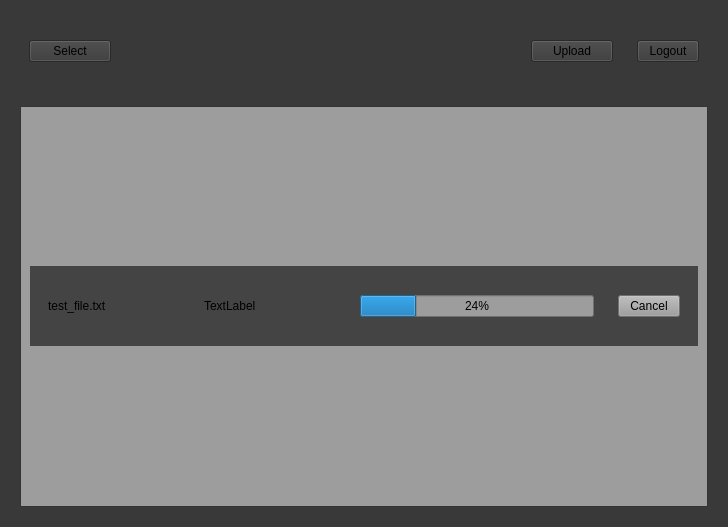
<?xml version="1.0" encoding="UTF-8"?>
<ui version="4.0">
 <class>Upload</class>
 <widget class="QWidget" name="Upload">
  <property name="geometry">
   <rect>
    <x>0</x>
    <y>0</y>
    <width>728</width>
    <height>527</height>
   </rect>
  </property>
  <property name="windowTitle">
   <string>Savefor - Upload</string>
  </property>
  <property name="styleSheet">
   <string notr="true">background-color: rgb(57, 57, 57);</string>
  </property>
  <layout class="QVBoxLayout" name="verticalLayout">
   <item>
    <widget class="QFrame" name="buttons_frame">
     <property name="minimumSize">
      <size>
       <width>0</width>
       <height>80</height>
      </size>
     </property>
     <property name="maximumSize">
      <size>
       <width>16777215</width>
       <height>80</height>
      </size>
     </property>
     <property name="frameShape">
      <enum>QFrame::NoFrame</enum>
     </property>
     <property name="frameShadow">
      <enum>QFrame::Raised</enum>
     </property>
     <layout class="QHBoxLayout" name="horizontalLayout">
      <item>
       <widget class="QFrame" name="select_frame">
        <property name="maximumSize">
         <size>
          <width>100</width>
          <height>16777215</height>
         </size>
        </property>
        <property name="frameShape">
         <enum>QFrame::NoFrame</enum>
        </property>
        <property name="frameShadow">
         <enum>QFrame::Raised</enum>
        </property>
        <layout class="QHBoxLayout" name="horizontalLayout_3">
         <item>
          <widget class="QPushButton" name="select_button">
           <property name="text">
            <string>Select</string>
           </property>
          </widget>
         </item>
        </layout>
       </widget>
      </item>
      <item>
       <widget class="QFrame" name="filename_frame">
        <property name="frameShape">
         <enum>QFrame::NoFrame</enum>
        </property>
        <property name="frameShadow">
         <enum>QFrame::Raised</enum>
        </property>
        <layout class="QHBoxLayout" name="horizontalLayout_4">
         <item>
          <widget class="QLabel" name="filename_label">
           <property name="text">
            <string/>
           </property>
          </widget>
         </item>
        </layout>
       </widget>
      </item>
      <item>
       <widget class="QFrame" name="upload_frame">
        <property name="maximumSize">
         <size>
          <width>100</width>
          <height>16777215</height>
         </size>
        </property>
        <property name="frameShape">
         <enum>QFrame::NoFrame</enum>
        </property>
        <property name="frameShadow">
         <enum>QFrame::Raised</enum>
        </property>
        <layout class="QHBoxLayout" name="horizontalLayout_2">
         <item>
          <widget class="QPushButton" name="upload_button">
           <property name="text">
            <string>Upload</string>
           </property>
          </widget>
         </item>
        </layout>
       </widget>
      </item>
      <item>
       <widget class="QFrame" name="logout_frame">
        <property name="minimumSize">
         <size>
          <width>80</width>
          <height>0</height>
         </size>
        </property>
        <property name="maximumSize">
         <size>
          <width>80</width>
          <height>16777215</height>
         </size>
        </property>
        <property name="frameShape">
         <enum>QFrame::NoFrame</enum>
        </property>
        <property name="frameShadow">
         <enum>QFrame::Raised</enum>
        </property>
        <layout class="QHBoxLayout" name="horizontalLayout_11">
         <item>
          <widget class="QPushButton" name="logout_button">
           <property name="text">
            <string>Logout</string>
           </property>
          </widget>
         </item>
        </layout>
       </widget>
      </item>
     </layout>
    </widget>
   </item>
   <item>
    <widget class="QFrame" name="content_frame">
     <property name="frameShape">
      <enum>QFrame::NoFrame</enum>
     </property>
     <property name="frameShadow">
      <enum>QFrame::Raised</enum>
     </property>
     <layout class="QHBoxLayout" name="horizontalLayout_5">
      <item>
       <widget class="QScrollArea" name="upload_scrollArea">
        <property name="styleSheet">
         <string notr="true">QWidget {
	background-color: rgb(157, 157, 157);
}

QFrame {
	
	background-color: rgb(68, 68, 68);
}</string>
        </property>
        <property name="widgetResizable">
         <bool>true</bool>
        </property>
        <widget class="QWidget" name="scrollAreaWidgetContents">
         <property name="geometry">
          <rect>
           <x>0</x>
           <y>0</y>
           <width>710</width>
           <height>426</height>
          </rect>
         </property>
         <layout class="QVBoxLayout" name="verticalLayout_2">
          <item>
           <widget class="QFrame" name="file_frame">
            <property name="minimumSize">
             <size>
              <width>0</width>
              <height>80</height>
             </size>
            </property>
            <property name="maximumSize">
             <size>
              <width>16777215</width>
              <height>80</height>
             </size>
            </property>
            <property name="frameShape">
             <enum>QFrame::NoFrame</enum>
            </property>
            <property name="frameShadow">
             <enum>QFrame::Raised</enum>
            </property>
            <layout class="QHBoxLayout" name="horizontalLayout_6">
             <item>
              <widget class="QFrame" name="sending_filename_frame">
               <property name="minimumSize">
                <size>
                 <width>150</width>
                 <height>0</height>
                </size>
               </property>
               <property name="maximumSize">
                <size>
                 <width>150</width>
                 <height>16777215</height>
                </size>
               </property>
               <property name="frameShape">
                <enum>QFrame::NoFrame</enum>
               </property>
               <property name="frameShadow">
                <enum>QFrame::Raised</enum>
               </property>
               <layout class="QHBoxLayout" name="horizontalLayout_7">
                <item>
                 <widget class="QLabel" name="sending_filename_label">
                  <property name="text">
                   <string>test_file.txt</string>
                  </property>
                 </widget>
                </item>
               </layout>
              </widget>
             </item>
             <item>
              <widget class="QFrame" name="time_frame">
               <property name="minimumSize">
                <size>
                 <width>150</width>
                 <height>0</height>
                </size>
               </property>
               <property name="maximumSize">
                <size>
                 <width>150</width>
                 <height>16777215</height>
                </size>
               </property>
               <property name="frameShape">
                <enum>QFrame::NoFrame</enum>
               </property>
               <property name="frameShadow">
                <enum>QFrame::Raised</enum>
               </property>
               <layout class="QHBoxLayout" name="horizontalLayout_8">
                <item>
                 <widget class="QLabel" name="time_label">
                  <property name="text">
                   <string>TextLabel</string>
                  </property>
                 </widget>
                </item>
               </layout>
              </widget>
             </item>
             <item>
              <widget class="QFrame" name="progressBar_frame">
               <property name="frameShape">
                <enum>QFrame::NoFrame</enum>
               </property>
               <property name="frameShadow">
                <enum>QFrame::Raised</enum>
               </property>
               <layout class="QHBoxLayout" name="horizontalLayout_10">
                <item>
                 <widget class="QProgressBar" name="progressBar">
                  <property name="value">
                   <number>24</number>
                  </property>
                 </widget>
                </item>
               </layout>
              </widget>
             </item>
             <item>
              <widget class="QFrame" name="cancel_frame">
               <property name="minimumSize">
                <size>
                 <width>80</width>
                 <height>0</height>
                </size>
               </property>
               <property name="maximumSize">
                <size>
                 <width>80</width>
                 <height>16777215</height>
                </size>
               </property>
               <property name="frameShape">
                <enum>QFrame::NoFrame</enum>
               </property>
               <property name="frameShadow">
                <enum>QFrame::Raised</enum>
               </property>
               <layout class="QHBoxLayout" name="horizontalLayout_9">
                <item>
                 <widget class="QPushButton" name="cancel_button">
                  <property name="text">
                   <string>Cancel</string>
                  </property>
                 </widget>
                </item>
               </layout>
              </widget>
             </item>
            </layout>
           </widget>
          </item>
         </layout>
        </widget>
       </widget>
      </item>
     </layout>
    </widget>
   </item>
  </layout>
 </widget>
 <resources/>
 <connections/>
</ui>
